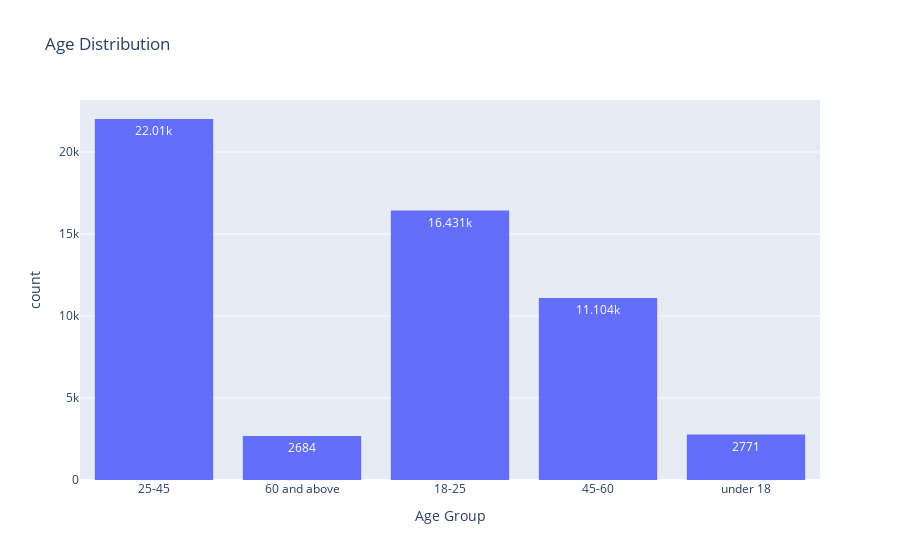

Notebook code for this chart:
### Code cell
# Age Group Distribution
fig2 = px.histogram(df, x='Age Group', text_auto=True, title='Age Distribution')
fig2.show()

### Figure 1 — Plotly figure (JSON) as saved in the notebook; plotly's stock layout.template omitted (floating-point values rounded to 4 significant figures; data arrays with more than 128 entries replaced by an {"elided": "..."} marker saying what was removed)
{"data": [{"bingroup": "x", "hovertemplate": "Age Group=%{x}<br>count=%{y}<extra></extra>", "legendgroup": "", "marker": {"color": "#636efa", "pattern": {"shape": ""}}, "name": "", "orientation": "v", "showlegend": false, "texttemplate": "%{value}", "type": "histogram", "x": {"elided": "55000 str values"}, "xaxis": "x", "yaxis": "y"}], "layout": {"autosize": true, "barmode": "relative", "legend": {"tracegroupgap": 0}, "title": {"text": "Age Distribution"}, "xaxis": {"anchor": "y", "autorange": true, "domain": [0, 1], "range": [-0.5, 4.5], "title": {"text": "Age Group"}, "type": "category"}, "yaxis": {"anchor": "x", "autorange": true, "domain": [0, 1], "range": [0, 23170.0], "title": {"text": "count"}}}}
